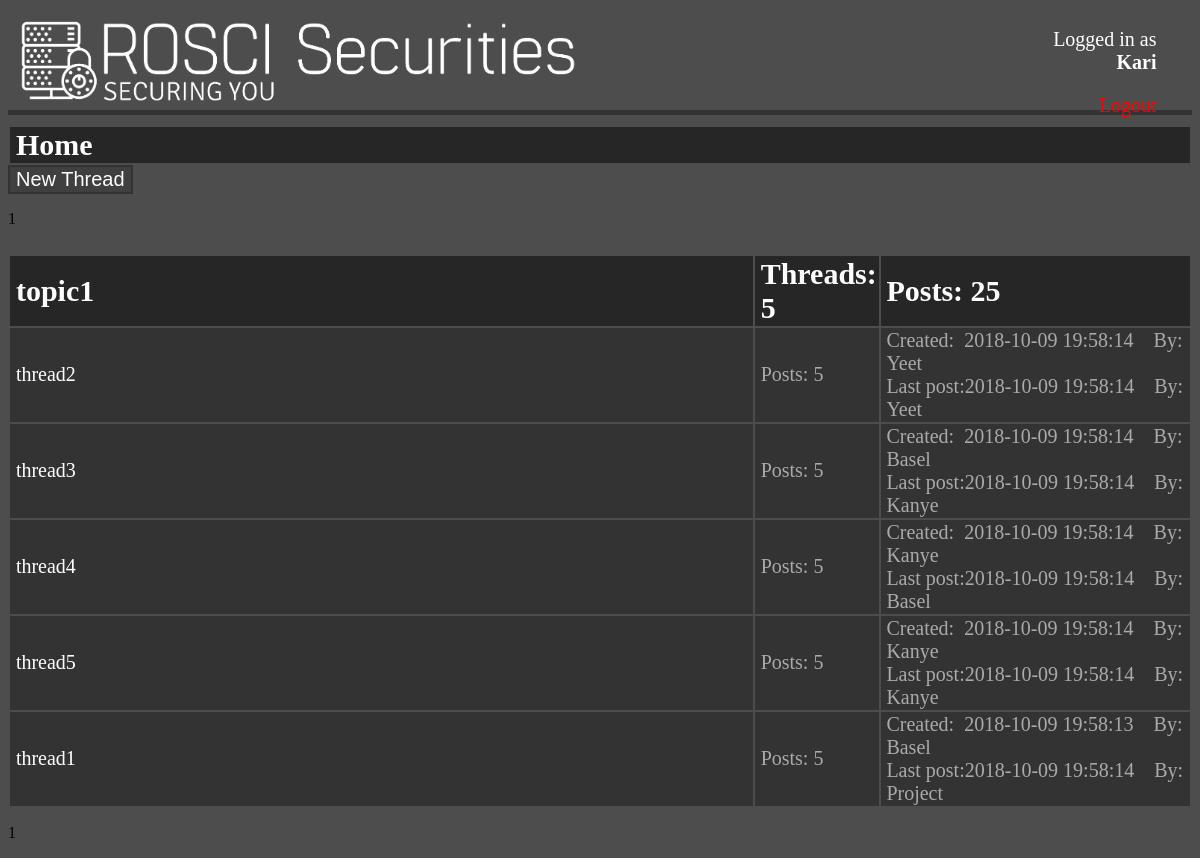
/view/topicview.php?tID=1&sID=1 (signed in), run on the app's committed database.
### tables this page shows
CREATE TABLE IF NOT EXISTS `topics` (
  `tID` int(11) NOT NULL AUTO_INCREMENT,
  `tName` varchar(200) NOT NULL,
  `tSubForumID` int(11) DEFAULT NULL,
  PRIMARY KEY (`tID`),
  KEY `tSubForumID` (`tSubForumID`)
);

CREATE TABLE IF NOT EXISTS `threads` (
  `thID` int(11) NOT NULL AUTO_INCREMENT,
  `thName` varchar(200) NOT NULL,
  `thTimestamp` timestamp NOT NULL DEFAULT CURRENT_TIMESTAMP,
  `thLock` tinyint(1) DEFAULT NULL,
  `thAuthor` varchar(50) NOT NULL,
  `thTopicID` int(11) DEFAULT NULL,
  PRIMARY KEY (`thID`),
  UNIQUE KEY `thName` (`thName`),
  KEY `thAuthor` (`thAuthor`),
  KEY `thTopicID` (`thTopicID`)
);

CREATE TABLE IF NOT EXISTS `posts` (
  `pID` int(11) NOT NULL AUTO_INCREMENT,
  `pName` varchar(50) NOT NULL,
  `pContent` varchar(2500) DEFAULT NULL,
  `pTimestamp` timestamp NOT NULL DEFAULT CURRENT_TIMESTAMP,
  `pReplyTo` int(11) DEFAULT NULL,
  `pDeleted` tinyint(1) DEFAULT NULL,
  `pDeletedBy` varchar(50) DEFAULT NULL,
  `pAuthor` varchar(50) NOT NULL,
  `pThreadID` int(11) DEFAULT NULL,
  PRIMARY KEY (`pID`),
  KEY `pAuthor` (`pAuthor`),
  KEY `pThreadID` (`pThreadID`)
);

### model/modeltopic.php (the view, shortened to what this page needs)
<?php
	$topicID = filter_input(INPUT_GET, 'tID', FILTER_VALIDATE_INT);
	$page = filter_input(INPUT_GET, 'page', FILTER_VALIDATE_INT);
	$con=mysqli_connect("localhost","guest","","forum");
	$stmt = $con->prepare("SELECT * FROM topics WHERE tID = ?");
	$stmt->bind_param('i', $topicID);
	$stmt->execute();
	$result = $stmt->get_result();
	$rowNum = 0;
	$maxPage = ceil((mysqli_fetch_array(mysqli_query($con, "SELECT COUNT(*) FROM threads WHERE thTopicID = $topicID"))['COUNT(*)'])/25);
	if($page > $maxPage || $page < 1)
		$page = 1;
	paging();
	while($row = mysqli_fetch_array($result))
	{
		echo "<table>";
		$tID = htmlentities($row['tID'], ENT_QUOTES, 'UTF-8');
		$numThreads = mysqli_query($con, "SELECT COUNT(*) FROM threads WHERE threads.thTopicID = $tID");
		$threads = mysqli_fetch_array($numThreads);
		$numPosts = mysqli_query($con,"SELECT COUNT(*) FROM posts INNER JOIN threads ON posts.pThreadID = threads.thID WHERE threads.thTopicID = $tID");
		$posts = mysqli_fetch_array($numPosts);
		echo "<tr>";
		echo "<th>" . htmlentities($row['tName'], ENT_QUOTES, 'UTF-8'). "</th>";
		echo "<th>Threads: " . htmlentities($threads['COUNT(*)'], ENT_QUOTES, 'UTF-8') . "</th>";
		echo "<th>Posts: " . htmlentities($posts['COUNT(*)'], ENT_QUOTES, 'UTF-8') . "</th>";
		echo "</tr>";
		$threads = mysqli_query($con,"SELECT * FROM threads WHERE thTopicID = $tID ORDER BY thTimestamp DESC");
		if($page > 0 && $page <= $maxPage)
			$threads->data_seek(($page-1)*25);
		else
			$page = 1;
		while(($thread_row =mysqli_fetch_array($threads)) && $rowNum < 25) {
				$rowNum++;
				$thID = $thread_row['thID'];
				$numPosts = mysqli_query($con,"SELECT COUNT(*) FROM posts WHERE posts.pThreadID = $thID");
				$posts = mysqli_fetch_array($numPosts);
				echo "<tr>";
				if($thread_row['thLock'] != NULL)
					echo '<td><font color="red">DELETED </font></td>';
				else
					echo "<td><a href=\"/view/threadview.php?topic=". htmlentities($topicID, ENT_QUOTES, 'UTF-8') . "&thread=" . htmlentities($thID) . "\">" . htmlentities($thread_row['thName'], ENT_QUOTES, 'UTF-8') . "</td>";
				echo "<td>" . "Posts: " . htmlentities($posts['COUNT(*)'], ENT_QUOTES, 'UTF-8') . "</td>";
				$lastPost = mysqli_query($con,"SELECT * FROM posts WHERE pThreadID = $thID ORDER BY pTimestamp DESC");
				$post_row =mysqli_fetch_array($lastPost);
				echo "<td>" . "Created:  " . htmlentities($thread_row['thTimestamp'], ENT_QUOTES, 'UTF-8') . "&emsp;By: " . htmlentities($thread_row['thAuthor'], ENT_QUOTES, 'UTF-8') . "<br>" . "Last post:" . htmlentities($post_row['pTimestamp'], ENT_QUOTES, 'UTF-8') .  "&emsp;By: " . htmlentities($post_row['pAuthor'], ENT_QUOTES, 'UTF-8') . "</br>" . "</td>";
				echo "</tr>";
		}
		echo "</table>";
	}
	function paging()
	{
		global $page;
		echo "<p>";
		echo " $page ";
		echo "</p>";
	}
?>

### css/darkmode.css (style rules this page uses)
a { color: #ffffff; text-decoration: none; }
body { background-color: #4d4d4d; }
table { width: 100%; margin-top: 10px; }
th { color: #ffffff; background-color: #262626; font-size: 30px; padding-left: 0.5%; padding-right: 0.5%; text-align: left; }
td { font-size: 20px; background-color: #333333; padding-left: 0.5%; padding-right: 0.5%; }

### css/topicview.css (style rules this page uses)
table { width: 100%; margin-top: 10px; }
th { color: #ffffff; }
th:nth-child(1) { width: 60%; text-align: left; }
th:nth-child(2) { width: 10%; }
th:nth-child(3) { width: 25%; }
tr { color: #aaaaaa; }

### view/view.php (style rules this page uses)
body { display:none !important; }

### data on the page
topics: tName "topic1", COUNT "5", COUNT "25"
threads: thName "thread2", COUNT "5", thTimestamp "2018-10-09 19:58:14", thAuthor "Yeet", posts.pTimestamp "2018-10-09 19:58:14", posts.pAuthor "Yeet"
threads: thName "thread3", COUNT "5", thTimestamp "2018-10-09 19:58:14", thAuthor "Basel", posts.pTimestamp "2018-10-09 19:58:14", posts.pAuthor "Kanye"
threads: thName "thread4", COUNT "5", thTimestamp "2018-10-09 19:58:14", thAuthor "Kanye", posts.pTimestamp "2018-10-09 19:58:14", posts.pAuthor "Basel"
threads: thName "thread5", COUNT "5", thTimestamp "2018-10-09 19:58:14", thAuthor "Kanye", posts.pTimestamp "2018-10-09 19:58:14", posts.pAuthor "Kanye"
threads: thName "thread1", COUNT "5", thTimestamp "2018-10-09 19:58:13", thAuthor "Basel", posts.pTimestamp "2018-10-09 19:58:14", posts.pAuthor "Project"

### other printed values
$_SESSION['username'] "Kari"
$page "1 1"
